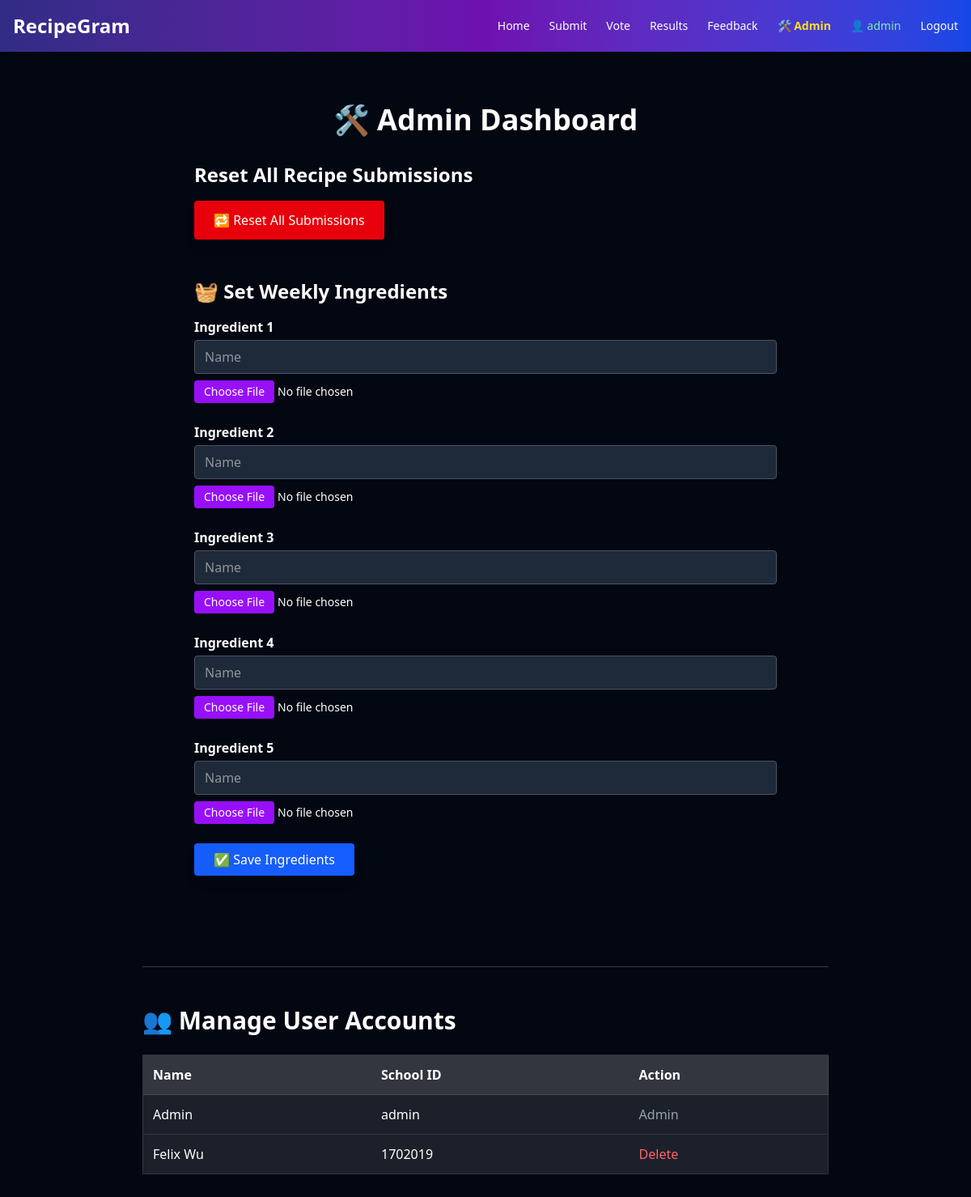
/admin (signed in), run on the app's committed database.
### tables this page shows
CREATE TABLE users (
                id INTEGER PRIMARY KEY AUTOINCREMENT,
                school_id TEXT UNIQUE NOT NULL,
                password TEXT NOT NULL
            , name TEXT);

### app.py (the view)
@app.route('/admin')
def admin():
    if session.get('school_id') != 'admin':
        flash("❌ Admin access only.")
        return redirect(url_for('index'))
    with sqlite3.connect(DB_NAME) as conn:
        c = conn.cursor()
        c.execute("SELECT id, name, school_id FROM users")
        users = c.fetchall()
    return render_template('admin.html', users=users)

### templates/admin.html (shortened to what this page needs)
<!DOCTYPE html>
<html lang="en">
<head>
  <script src="https://cdn.jsdelivr.net/npm/@tailwindcss/browser@4"></script>
</head>
<body class="bg-gray-950 text-white font-sans">
  {% include 'navbar.html' %}
  <section class="max-w-3xl mx-auto px-6 py-16">
    <h1 class="text-4xl font-bold text-center mb-8">🛠️ Admin Dashboard</h1>
    <div class="mb-12">
      <h2 class="text-2xl font-semibold mb-2">Reset All Recipe Submissions</h2>
      <form action="{{ url_for('reset_recipes') }}" method="POST" onsubmit="return confirm('Are you sure you want to delete all recipes?');">
        <button type="submit" class="mt-2 bg-red-600 hover:bg-red-700 text-white px-6 py-3 rounded shadow-lg">🔁 Reset All Submissions</button>
      </form>
    </div>
    <div>
      <h2 class="text-2xl font-semibold mb-4">🧺 Set Weekly Ingredients</h2>
      <form action="{{ url_for('set_ingredients') }}" method="POST" enctype="multipart/form-data" class="space-y-6">
        {% for i in range(5) %}
        <div>
          <label class="block mb-1 font-semibold text-white">Ingredient {{ i + 1 }}</label>
          <input type="text" name="ingredient{{ i }}" placeholder="Name" class="w-full px-3 py-2 rounded bg-gray-800 text-white border border-gray-600 mb-2">
          <input type="file" name="image{{ i }}" accept=".jpg, .jpeg, .png" class="block text-sm text-white file:bg-purple-600 file:text-white file:rounded file:px-3 file:py-1">
        </div>
        {% endfor %}
        <button type="submit" class="bg-blue-600 hover:bg-blue-700 text-white px-6 py-2 rounded shadow-lg">✅ Save Ingredients</button>
      </form>
    </div>
  </section>
  <section class="max-w-4xl mx-auto px-6 py-12">
    <hr class="border-white/20 mb-12">
    <h2 class="text-3xl font-semibold mb-6">👥 Manage User Accounts</h2>
    <table class="w-full text-left bg-white/10 border border-white/10 rounded">
      <thead>
        <tr class="bg-white/10 text-white font-semibold">
          <th class="p-3">Name</th>
          <th class="p-3">School ID</th>
          <th class="p-3">Action</th>
        </tr>
      </thead>
      <tbody>
        {% for user in users %}
        <tr class="border-t border-white/10">
          <td class="p-3">{{ user[1] }}</td>
          <td class="p-3">{{ user[2] }}</td>
          <td class="p-3">
            {% if user[2] != 'admin' %}
            <form action="{{ url_for('delete_user', user_id=user[0]) }}" method="POST"
                  onsubmit="return confirm('Are you sure you want to delete this user?');">
              <button class="text-red-400 hover:underline">Delete</button>
            </form>
            {% else %}
            <span class="text-gray-400">Admin</span>
            {% endif %}
          </td>
        </tr>
        {% endfor %}
      </tbody>
    </table>
  </section>

### data on the page
users: name "Admin", school "admin"
users: name "Felix Wu", school "1702019"

### other printed values
{{ session.get('school_id') }} "admin"
{{ i + 1 }} "1" "2" "3" "4" "5"
